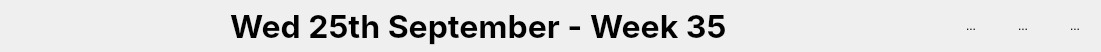
<?xml version="1.0" encoding="UTF-8"?>
<ui version="4.0">
 <class>WindowFrame</class>
 <widget class="QWidget" name="WindowFrame">
  <property name="geometry">
   <rect>
    <x>0</x>
    <y>0</y>
    <width>1101</width>
    <height>52</height>
   </rect>
  </property>
  <property name="minimumSize">
   <size>
    <width>100</width>
    <height>52</height>
   </size>
  </property>
  <property name="windowTitle">
   <string>WindowFrame</string>
  </property>
  <property name="styleSheet">
   <string notr="true">QWidget
{
	background-color: &quot;#9b0000&quot;;
	color: &quot;#ede3e3&quot;;

	border-top-right-radius: 12;
	border-top-left-radius: 12;
}

QToolButton
{
	border-radius: 0;

	background-color: transparent;
	outline: none;
}

QToolButton:hover
{
	background-color:  rgba(255, 255, 255, .3);
}

QToolButton::pressed
{
	background-color:  rgba(255, 255, 255, .5);
}

#close_tbtn:hover
{
	background-color:  rgba(255, 0, 0, .3);
}

#close_tbtn::pressed
{
	background-color:  rgba(255, 0, 0, .5);
}</string>
  </property>
  <layout class="QHBoxLayout" name="horizontalLayout">
   <property name="spacing">
    <number>0</number>
   </property>
   <property name="leftMargin">
    <number>12</number>
   </property>
   <property name="topMargin">
    <number>0</number>
   </property>
   <property name="rightMargin">
    <number>0</number>
   </property>
   <property name="bottomMargin">
    <number>0</number>
   </property>
   <item>
    <spacer name="hspacer_sx">
     <property name="orientation">
      <enum>Qt::Orientation::Horizontal</enum>
     </property>
     <property name="sizeHint" stdset="0">
      <size>
       <width>40</width>
       <height>20</height>
      </size>
     </property>
    </spacer>
   </item>
   <item>
    <widget class="QLabel" name="time_lbl">
     <property name="maximumSize">
      <size>
       <width>16777215</width>
       <height>52</height>
      </size>
     </property>
     <property name="font">
      <font>
       <family>Inter</family>
       <pointsize>24</pointsize>
       <bold>true</bold>
      </font>
     </property>
     <property name="text">
      <string>Wed 25th September - Week 35</string>
     </property>
    </widget>
   </item>
   <item>
    <spacer name="hspacer_dx">
     <property name="orientation">
      <enum>Qt::Orientation::Horizontal</enum>
     </property>
     <property name="sizeHint" stdset="0">
      <size>
       <width>40</width>
       <height>20</height>
      </size>
     </property>
    </spacer>
   </item>
   <item>
    <widget class="QToolButton" name="minimize_tbtn">
     <property name="minimumSize">
      <size>
       <width>52</width>
       <height>52</height>
      </size>
     </property>
     <property name="text">
      <string>...</string>
     </property>
     <property name="icon">
      <iconset resource="src.qrc">
       <normaloff>:/icons/minimize_icon.svg</normaloff>:/icons/minimize_icon.svg</iconset>
     </property>
     <property name="iconSize">
      <size>
       <width>32</width>
       <height>32</height>
      </size>
     </property>
    </widget>
   </item>
   <item>
    <widget class="QToolButton" name="maximize_tbnt">
     <property name="minimumSize">
      <size>
       <width>52</width>
       <height>52</height>
      </size>
     </property>
     <property name="text">
      <string>...</string>
     </property>
     <property name="icon">
      <iconset resource="src.qrc">
       <normaloff>:/icons/maximize_icon.svg</normaloff>:/icons/maximize_icon.svg</iconset>
     </property>
     <property name="iconSize">
      <size>
       <width>32</width>
       <height>32</height>
      </size>
     </property>
    </widget>
   </item>
   <item>
    <widget class="QToolButton" name="close_tbtn">
     <property name="minimumSize">
      <size>
       <width>52</width>
       <height>52</height>
      </size>
     </property>
     <property name="text">
      <string>...</string>
     </property>
     <property name="icon">
      <iconset resource="src.qrc">
       <normaloff>:/icons/close_icon.svg</normaloff>:/icons/close_icon.svg</iconset>
     </property>
     <property name="iconSize">
      <size>
       <width>32</width>
       <height>32</height>
      </size>
     </property>
    </widget>
   </item>
  </layout>
 </widget>
 <resources>
  <include location="src.qrc"/>
 </resources>
 <connections/>
</ui>
